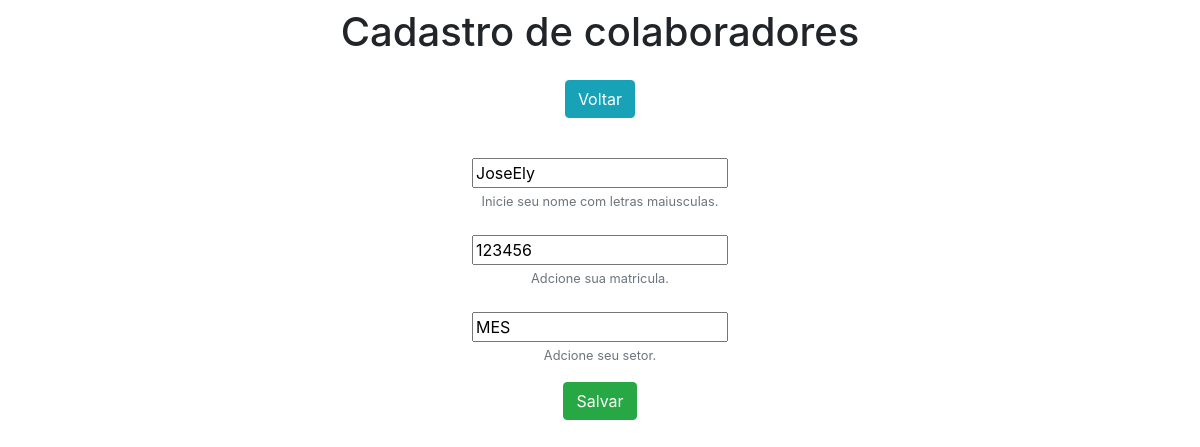
The app's page /edit/10/ with its own data.
### Esdapp/models.py (models this page shows)
class Esd(models.Model):
    nome = models.CharField(max_length=100)
    matricula = models.IntegerField()
    setor = models.CharField(max_length=100)

### Esdapp/views.py (the view)
# urls.py: path('edit/<int:pk>/', edit, name ='edit'),
def edit(request, pk):
    data = {}
    data['db'] = Esd.objects.get(pk=pk)
    data['form'] = EsdForm(instance=data['db'])
    return render(request, 'form.html', data)

### Esdapp/forms.py
class EsdForm(ModelForm):
     class Meta:
         model = Esd
         fields = ['nome', 'matricula', 'setor']

### Esdapp/templates/form.html (shortened to what this page needs)
<!DOCTYPE html>
<html lang="pt-br">
<head>
    <link rel="stylesheet" href="https://stackpath.bootstrapcdn.com/bootstrap/4.1.3/css/bootstrap.min.css">
</head>
<body>
    <div class="container-fluid pt-2 pb-2 text-center">
        <h1>Cadastro de colaboradores</h1>
    <div/>
    <div class="container-fluid pt-3 pb-2 text-center">
        <a href="/" class="btn btn-info">Voltar</a>
    <div/>
    <div class="container-fluid pt-3 pb-2 text-center">
       <form name ="form" id ="form" action ="{% if db %}/update/{{db.id}}/{% else %}/create/{% endif %}" method ="post">
                <div class="form-group mt-4">{{form.nome}}
                    <small id="nameHelp" class="form-text text-muted">Inicie seu nome com letras maiusculas.</small>
                </div>
                <div class="form-group mt-4">{{form.matricula}}
                    <small id="MatriculaHelp" class="form-text text-muted">Adcione sua matricula.</small
                </div>
               <div class="form-group mt-4">{{form.setor}}
                    <small id="SetorHelp" class="form-text text-muted">Adcione seu setor.</small>
                </div>
            <input type="submit" class="btn btn-success" value="Salvar">
        </form>
</body>
</html>

### records on screen
Esd: nome "JoseEly", matricula "123456", setor "MES"
